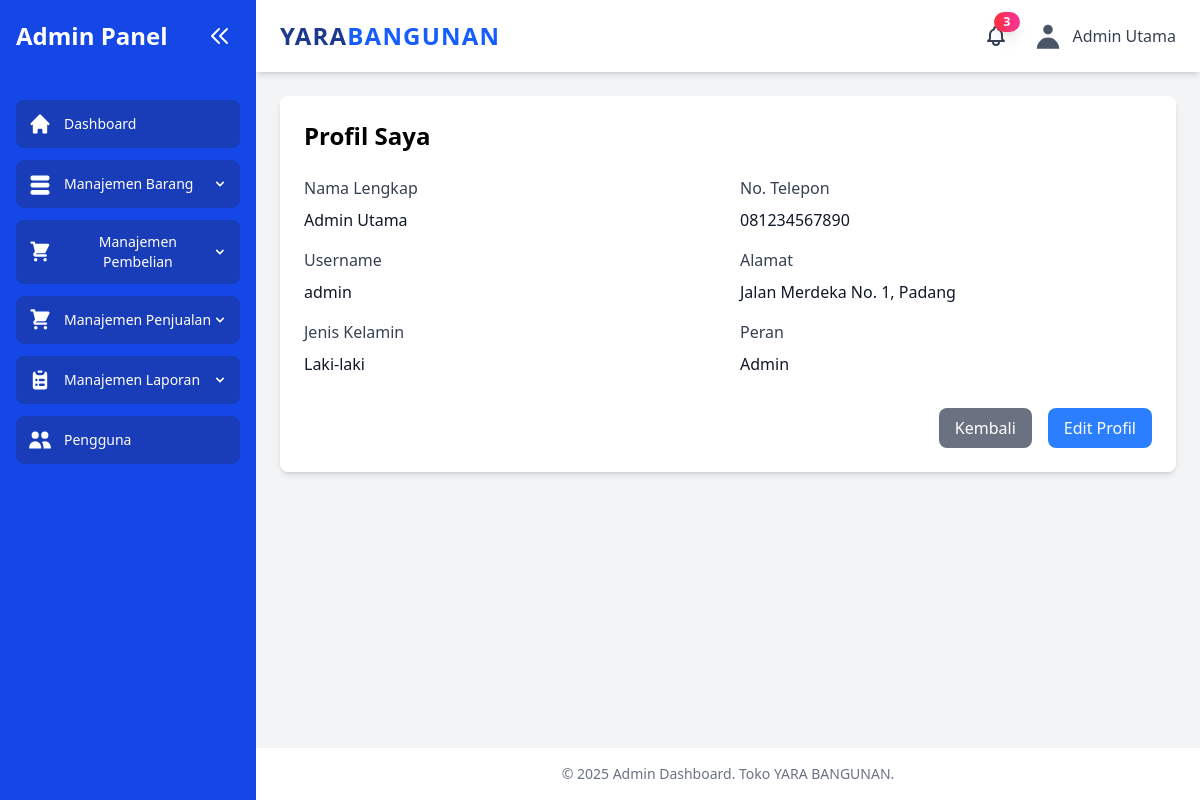
The app's page /modul/profil.php (signed in) with its own data.
### tables this page shows
CREATE TABLE `pengguna` (
  `id_pengguna` int(11) NOT NULL,
  `username_pengguna` varchar(50) NOT NULL,
  `password_pengguna` varchar(255) NOT NULL,
  `nama_lengkap_pengguna` varchar(100) NOT NULL,
  `role_pengguna` enum('admin','kasir','pemilik') NOT NULL,
  `nohp_pengguna` varchar(15) DEFAULT NULL,
  `jenis_kelamin_pengguna` enum('L','P') DEFAULT NULL,
  `alamat_pengguna` text DEFAULT NULL,
  `status_dihapus` tinyint(4) DEFAULT NULL
);

### cek_login.php (called while the page is built, shortened)
<?php
function base_url($path = '') {
    $host = $_SERVER['HTTP_HOST'];
    if (strpos($host, "ngrok-free.app") !== false) {
        $protocol = "https";
    } else {
        $protocol = (!empty($_SERVER['HTTPS']) && $_SERVER['HTTPS'] !== 'off') ? "https" : "http";
    }
    $project_folder = "/si_manajemen_stok_toko_yara/";
    return $protocol . '://' . $host . $project_folder . $path;
}
$sesi_id_pengguna = $_SESSION['dataPengguna']['id_pengguna'];
?>

### modul/profil.php (the view, shortened to what this page needs)
<?php
    include '../cek_login.php';
?>
<?php include '../layout/header.php'; ?>
<?php include '../layout/sidebar.php'; ?>
    <main class="flex-1 p-4 sm:p-6 animate-fade-in">
        <div class="max-w-4xl mx-auto bg-white rounded-lg shadow-md p-6 animate-slide-up">
            <h2 class="text-2xl font-bold mb-6">Profil Saya</h2>
            <?php
                $query = mysqli_query($koneksi, "SELECT * FROM pengguna WHERE id_pengguna='$sesi_id_pengguna'");
                $data = mysqli_fetch_array($query);
            ?>
            <div class="grid grid-cols-1 md:grid-cols-2 gap-6">
                <div class="space-y-4">
                    <div>
                        <label class="block text-gray-700 font-medium mb-2">Nama Lengkap</label>
                        <p class="text-gray-900"><?php echo $data['nama_lengkap_pengguna']; ?></p>
                    </div>
                    <div>
                        <label class="block text-gray-700 font-medium mb-2">Username</label>
                        <p class="text-gray-900"><?php echo $data['username_pengguna']; ?></p>
                    </div>
                    <div>
                        <label class="block text-gray-700 font-medium mb-2">Jenis Kelamin</label>
                        <p class="text-gray-900"><?php echo $data['jenis_kelamin_pengguna'] == 'L' ? 'Laki-laki' : 'Perempuan'; ?></p>
                    </div>
                </div>
                <div class="space-y-4">
                    <div>
                        <label class="block text-gray-700 font-medium mb-2">No. Telepon</label>
                        <p class="text-gray-900"><?php echo $data['nohp_pengguna']; ?></p>
                    </div>
                    <div>
                        <label class="block text-gray-700 font-medium mb-2">Alamat</label>
                        <p class="text-gray-900"><?php echo $data['alamat_pengguna']; ?></p>
                    </div>
                    <div>
                        <label class="block text-gray-700 font-medium mb-2">Peran</label>
                        <p class="text-gray-900"><?php echo ucfirst($data['role_pengguna']); ?></p>
                    </div>
                </div>
            </div>
            <div class="flex justify-end mt-8 space-x-4">
                <a href="javascript:history.back()" class="bg-gray-500 hover:bg-gray-600 text-white px-4 py-2 rounded-lg transition duration-300 transform">
                    Kembali
                </a>
                <a href="<?= base_url('modul/pengaturan.php') ?>" class="bg-blue-500 hover:bg-blue-600 text-white px-4 py-2 rounded-lg transition duration-300 transform">
                    Edit Profil
                </a>
            </div>
        </div>
    </main>
<?php include ('../layout/footer.php'); ?>

### src/style.css (style rules this page uses)
.animate-fade-in { animation: fade-in 0.6s ease-in-out; }

### records on screen
pengguna: nama_lengkap_pengguna "Admin Utama", username_pengguna "admin", nohp_pengguna "081234567890", alamat_pengguna "Jalan Merdeka No. 1, Padang", role_pengguna "Admin"

### other values on screen
$total_notifications "3"
$sesi_nama_lengkap_pengguna "Admin Utama"
